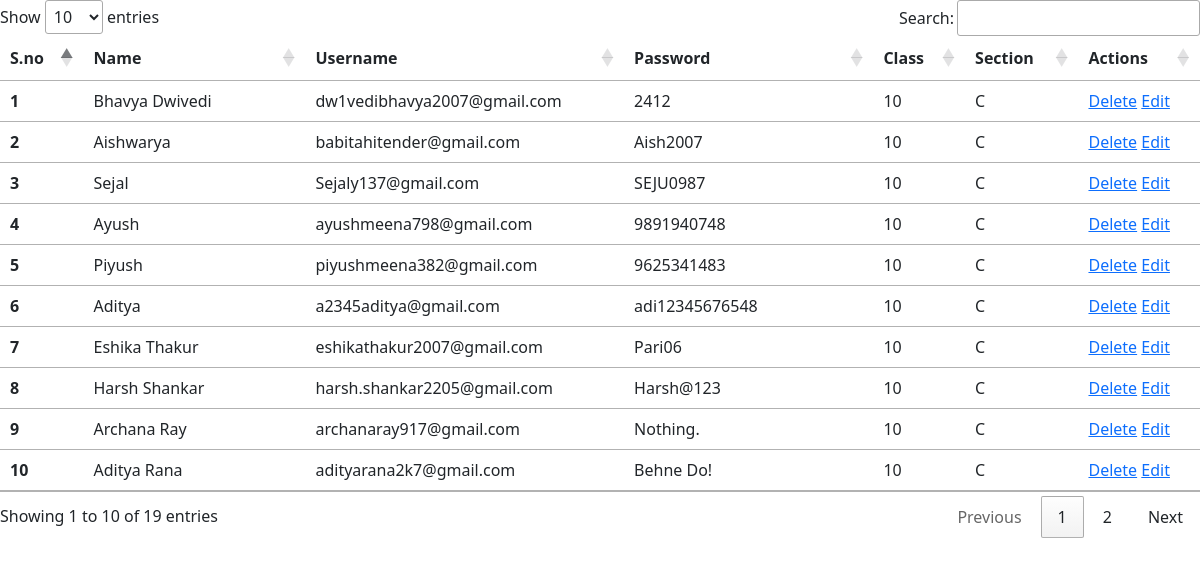
Page /table.php on the committed database.
### tables this page shows
CREATE TABLE `idpass` (
  `s.no` int(11) NOT NULL,
  `name` text NOT NULL,
  `username` varchar(50) NOT NULL,
  `password` varchar(50) NOT NULL,
  `role_as` int(11) NOT NULL DEFAULT 0,
  `date` datetime NOT NULL,
  `class` int(11) NOT NULL,
  `section` text NOT NULL
);

### table.php (the view, shortened to what this page needs)
<?php
include("./database/logindb/database.php");
?>
<!DOCTYPE html>
<html lang="en">
<head>
    <link href="https://cdn.jsdelivr.net/npm/bootstrap@5.2.3/dist/css/bootstrap.min.css" rel="stylesheet">
    <link rel="stylesheet" href="//cdn.datatables.net/1.13.1/css/jquery.dataTables.min.css">
</head>
<body>
<table class="table" id="myTable">
    <thead>
        <tr>
            <th scope="col">S.no</th>
            <th scope="col">Name</th>
            <th scope="col">Username</th>
            <th scope="col">Password</th>
            <th scope="col">Class</th>
            <th scope="col">Section</th>
            <th scope="col">Actions</th>
        </tr>
    </thead>
    <tbody>
        <?php
        $sql = "SELECT * FROM `idpass` WHERE `class`=10 AND `role_as`=0;";
        $result = mysqli_query($con, $sql);
        $sno = 0;
        while ($row = mysqli_fetch_assoc($result)) {
            $sno = $sno + 1;
            echo "<tr>
            <th scope='row'>" . $sno . "</th>
            <td>" . $row['name'] . "</td>
            <td>" . $row['username'] . "</td>
            <td>" . $row['password'] . "</td>
            <td>" . $row['class'] . "</td>
            <td>" . $row['section'] . "</td>
            <td> <a href='./del'>Delete</a> <a href='./edit'>Edit</a> </td>
            </tr>";
        }
        ?>
    </tbody>
</table>
</body>
</html>

### rows in the picture
idpass: name "Bhavya Dwivedi", username "dw1vedibhavya2007@gmail.com", password "2412", class "10", section "C"
idpass: name "Aishwarya", username "babitahitender@gmail.com", password "Aish2007", class "10", section "C"
idpass: name "Sejal", username "Sejaly137@gmail.com", password "SEJU0987", class "10", section "C"
idpass: name "Ayush", username "ayushmeena798@gmail.com", password "9891940748", class "10", section "C"
idpass: name "Piyush", username "piyushmeena382@gmail.com", password "9625341483", class "10", section "C"
idpass: name "Aditya", username "a2345aditya@gmail.com", password "adi12345676548", class "10", section "C"
idpass: name "Eshika Thakur", username "eshikathakur2007@gmail.com", password "Pari06", class "10", section "C"
idpass: name "Harsh Shankar", username "harsh.shankar2205@gmail.com", password "Harsh@123", class "10", section "C"
idpass: name "Archana Ray", username "archanaray917@gmail.com", password "Nothing.", class "10", section "C"
idpass: name "Aditya Rana", username "adityarana2k7@gmail.com", password "Behne Do!", class "10", section "C"
